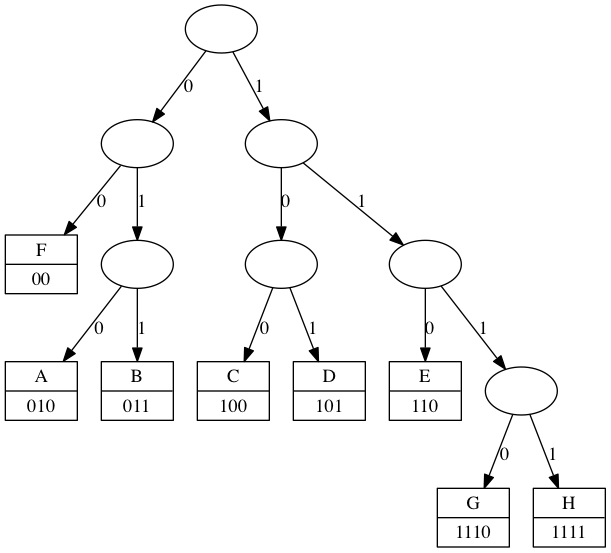

Recreate this plot in Python.
#!/usr/bin/python

pairs = [
        ('A', '010'),
        ('B', '011'),
        ('C', '100'),
        ('D', '101'),
        ('E', '110'),
        ('F', '00'),
        ('G', '1110'),
        ('H', '1111'),
]

NODE_INDEX = 0

class TreeNode:
    def __init__(self):
        global NODE_INDEX
        self.index = NODE_INDEX
        NODE_INDEX += 1
        self.left = None
        self.right = None
        self.isLeaf = False
        self.code = ''
        self.symbol = ''

tree = TreeNode()

for symbol, code in pairs:
    node = tree
    for bit in code:
        if bit == '0':
            if node.left is None:
                node.left = TreeNode()
            node = node.left
        else:
            if node.right is None:
                node.right = TreeNode()
            node = node.right
    node.isLeaf = True
    node.symbol = symbol
    node.code = code


def traverse(node):
    if node.isLeaf:
        """[shape=record, label="{{I|11}|000}"]"""
        print '\t{:d} [shape=record, label="{{{:s}| {:s}}}"];'.format(node.index, node.symbol, node.code)
    else:
        print '\t{:d} [label=""]'.format(node.index)
    if node.left is not None:
        print "\tedge [label=0];"
        print "\t{:d} -> {:d};".format(node.index, node.left.index)
        traverse(node.left)
    if node.right is not None:
        print "\tedge [label=1];"
        print "\t{:d} -> {:d};".format(node.index, node.right.index)
        traverse(node.right)

print "digraph graph0 {"
traverse(tree)
print "}"
